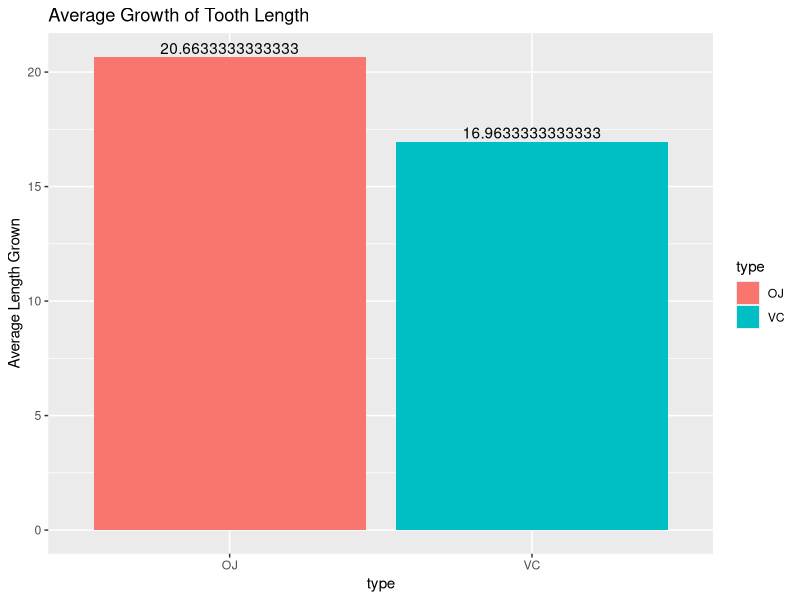
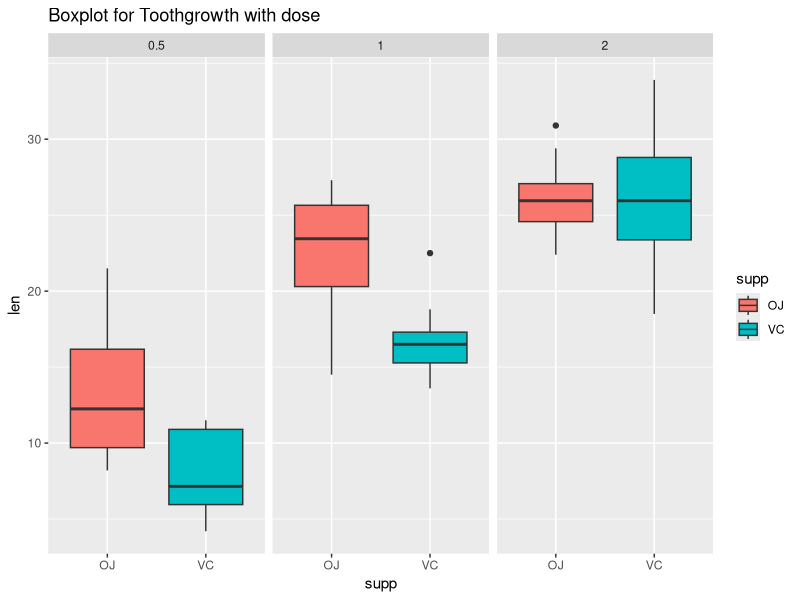

These charts were generated, in order, by the following R code:
## ---- chunk 1
knitr::opts_chunk$set(echo = TRUE)
## ---- chunk 2
library(ggplot2)
toothgrowth <- ToothGrowth
mean.len <- with(toothgrowth,tapply(len, supp, mean))
type <- c("OJ","VC")
avg.data <- data.frame(avg=mean.len,type=type)
gd <- ggplot(avg.data,aes(x=type,y=avg)) + geom_bar(aes(fill=type),stat = 'identity') + 
ylab("Average Length Grown")+ geom_text(aes(label=avg), position=
position_dodge(width=0.9), vjust=-0.25) + ggtitle("Average Growth of Tooth Length")
gd
## ---- chunk 3
ggplot(ToothGrowth,aes(x=supp,y=len)) + geom_boxplot(aes(fill=supp)) + facet_grid(.~dose) + 
  ggtitle("Boxplot for Toothgrowth with dose ")
## ---- chunk 4
oj.data <- subset(ToothGrowth,supp=="OJ")
vc.data <- subset(ToothGrowth,supp=="VC")
t.test(x=oj.data$len,y=vc.data$len,alternative='greater',var.equal=FALSE,paired=FALSE)
## ---- chunk 5
dose1 <- subset(ToothGrowth,dose=="0.5")
dose2 <- subset(ToothGrowth,dose=="1")
dose3 <- subset(ToothGrowth,dose=="2")
## ---- chunk 6
t.test(x=dose1$len,y=dose2$len,alternative="less",paired=FALSE,var.equal=FALSE)
## ---- chunk 7
t.test(x=dose2$len,y=dose3$len,alternative="less",paired=FALSE,var.equal=FALSE)
